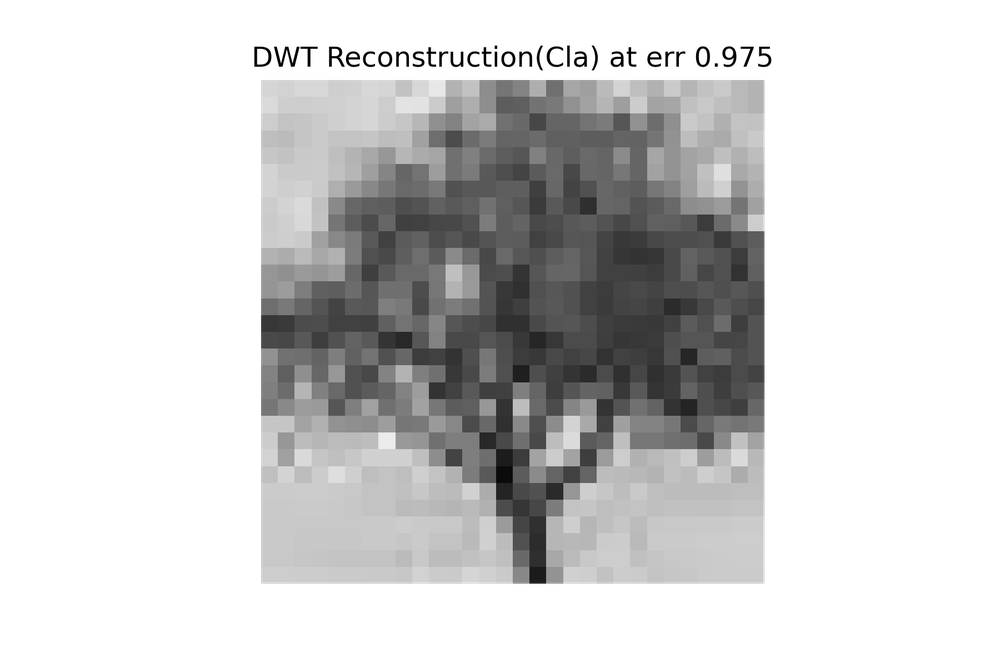
#> input picture experiment/DWT Reconstruction(Cla) at err 0.975.png, 1000 x 667 px, shrunk from 1800 x 1200 before the run, found by its file name
$ jupyter execute --allow-errors dct_hyperparam_search.ipynb
#> lines starting #> are read from the running program, lines starting #| are printed output that depends on the picture
[cell 1]
import numpy as np
import sys
sys.path.append("../")
from pathlib import Path

# Package for importing image representation
from PIL import Image, ImageOps

#> (the rest of this cell did not finish here and is left out)

#> (a cell that did not finish here is left out)

[cell 3]
def main():
    '''
    arg[1] = img_name ex)tree_part1.jpg
    arg[2] = observation_type ex)classical, V1, gaussian
    arg[3] = num_cell list ex) [50, 100, 200, 500]
    arg[4] = cell_size list ex) [1, 2, 4, 8, 10]
    arg[5] = sparse_freq ex) [1, 2, 4, 8, 10]
    '''
    file = sys.argv[1]
    image_path ='../image/{img}'.format(img = file)
    image_nm = image_path.split('/')[2].split('.')[0]
    img = Image.open(image_path)
#> img is the input picture: PIL image 1000x667 RGBA; mean R, G, B, A 51.6, 51.6, 51.6, 98
    img = ImageOps.grayscale(img)
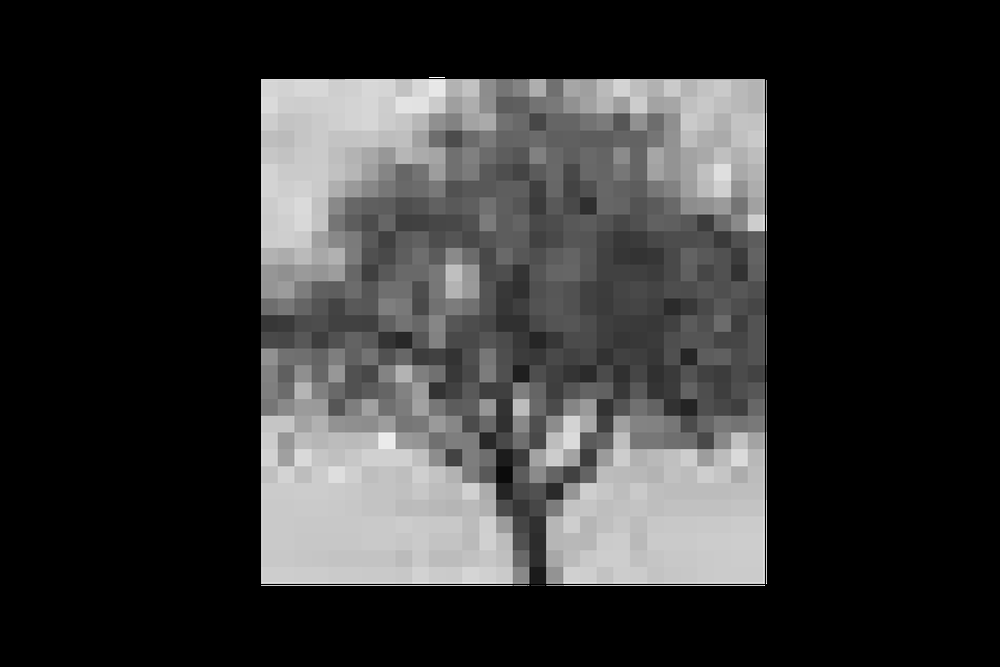
#> img: PIL image 1000x667 L; min 0, max 255, mean 51.6
    img_arr = np.asarray(img)
    save_path = os.path.join("../result/{img_nm}/V1".format(img_nm = image_nm))
    params, results = search(img_arr = img_arr)
    print('Process Completed')

    save_path = os.path.join('./result/{img}/Classical/'.format(img = image_nm))

    classical_param_df = pd.DataFrame(params)
    classical_param_df.to_csv(os.path.join(save_path, "Classical_Param_" + "_".join(str.split(time.ctime().replace(":", "_"))) + ".csv"))
    print('Save Completed. Terminate program')

#> (the rest of this cell did not finish here and is left out)
